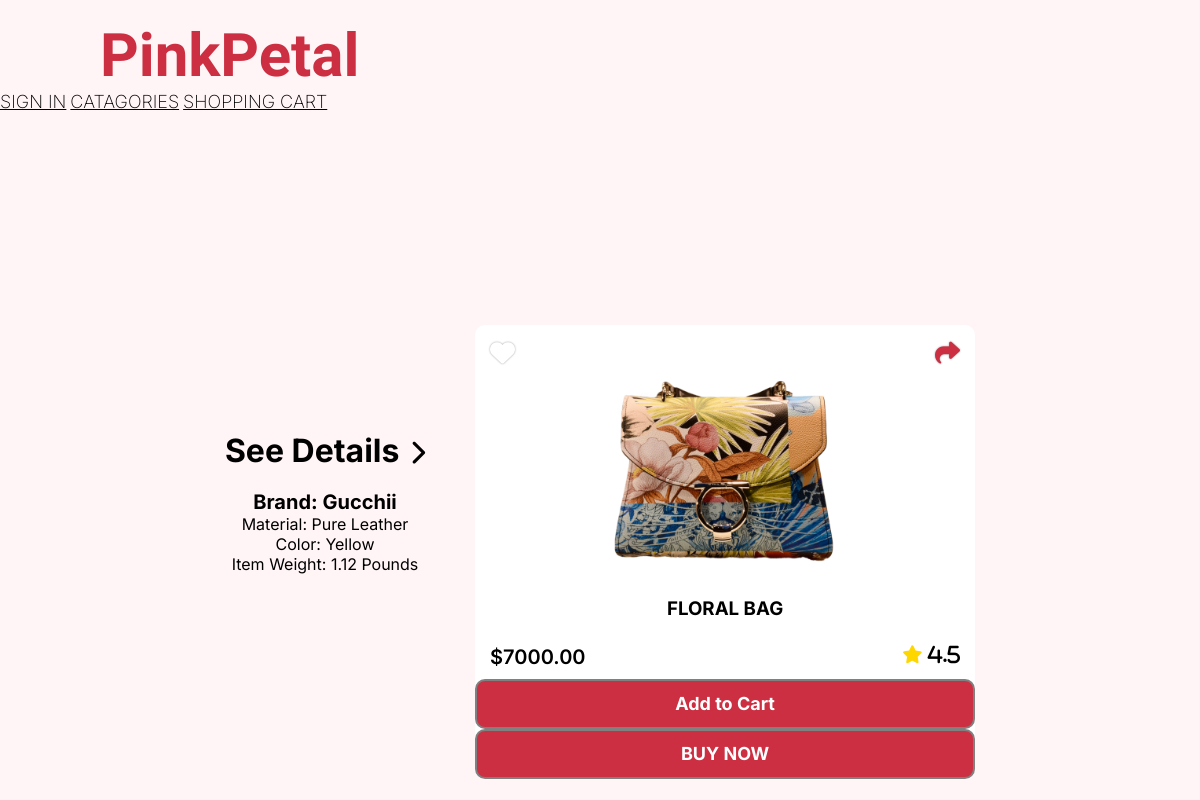
Screenshot of /products/2/ with the database file from the repository.
### petal2/models.py (models this page shows, shortened)
class Product(models.Model):
    productName = models.CharField(max_length=30)
    Brand = models.CharField(max_length=50)
    Material = models.CharField(max_length=150)  # Corrected max_length
    Color = models.CharField(max_length=30)
    Item_Weight = models.DecimalField(
        max_digits=10, decimal_places=2)  # Corrected field type
    price = models.DecimalField(max_digits=10, decimal_places=2)
    description = models.TextField(max_length=50)
    image = models.ImageField(upload_to='catagorybag/', blank=False)
    Category = models.ForeignKey(
        Category, on_delete=models.CASCADE, default=1)

### petal2/views.py (the view)
# urls.py: path('products/<int:product_id>/', views.details, name='product_detail'),
def details(request, product_id):
    product = get_object_or_404(Product, pk=product_id)
    return render(request, 'petal2/details.html', {'product': product})

### petal2/templates/petal2/details.html (shortened to what this page needs)
{% load static %}
<!DOCTYPE html>
<html lang="en">
<head>
    <link rel="stylesheet" href="{% static 'CSS/details.css' %}">
    <link rel="stylesheet" href="https://cdnjs.cloudflare.com/ajax/libs/font-awesome/6.3.0/css/all.min.css">
</head>
<body>
    <section class="header">
        <div class="nav-logo">
            <h1 class="logo">PinkPetal</h1>
        </div>
        <div class="nav-links">
            <a class="signup" href="login.html">SIGN IN</a>
            <a class="catagories" href="catagorybag.html">CATAGORIES</a>
            <a class="cart" href="cart.html">SHOPPING CART</a>
        </div>
    </section>
    <div class="container">
        <div class="details-preview">
            <h1 class="details-heading">See Details<i class="fa-solid fa-chevron-right"></i>
                <h2>Brand: {{ product.Brand }}</h2>
                <p>Material: {{ product.Material }}</p>
                <p>Color: {{ product.Color }}</p>
                <p>Item Weight: {{ product.Item_Weight }} Pounds</p>
        </div>
        <div class="details">
            <div id="card">
                <div id="upper">
                    <img id="product" src="{{ product.image.url }}">
                    <h3>{{ product.productName }}</h3>
                </div>
                <div id="priceBox">
                    <span class="price">${{ product.price }}</span>
                    <span class="rating fas fa-star"> 4.5</span>
                </div>
                <button id="cartBtn"><a href="{% url 'cart' product.id %}">Add to Cart</a></button>
                <button id="cartBtn"><a href="{% url 'cart' product.id %}">BUY NOW</a></button>
                <button id="like" class="fas fa-heart"></button>
                <button id="share" class="fas fa-share"></button>
            </div>
        </div>
    </div>
</body>
</html>

### petal2/static/css/details.css (style rules this page uses)
* { padding: 0; margin: 0; box-sizing: border-box }
body { background-color: #FFF5F7; height: 100vh; display: grid; }
.nav-logo { font-family: 'Kaushan Script'; color: #CD2F42; font-size: 40px; margin-top: 20px; margin-left: 100px; cursor: pointer; }
.nav-links a { font-family: 'Inter'; font-size: 18px; font-weight: 200; gap: 10px; color: black; margin-left: 0; }
.details-preview { display: block; font-family: 'Inter'; text-align: center; }
.details-preview h2 { margin-top: 20px; font-size: 20px; }
.details { display: flex; align-items: center; justify-content: center; }
.details-heading { font-family: 'Inter'; text-align: center; }
.details-heading i { font-size: 25px; margin-left: 10px; }
button { border: none; background: transparent; outline: none; }
#card { width: 500px; min-height: 320px; position: relative; border-radius: 10px; background: white; text-align: center; margin-top: 50px; font-family: 'Inter'; margin-top: 150px; }
#upper { width: 60%; margin: 0 auto; transition: all .5s; }
#product { width: 100%; object-fit: cover; display: block; margin: 15px auto; transition: transform .5s; }
#like, #share { font-size: 25px; position: absolute; top: 15px; text-shadow: 0 0 2px rgba(0, 0, 0, .4); }
#like { left: 15px; color: #fff; }
#share { right: 15px; color: #CD2F42; }
#upper h3 { transition: transform .5s; margin-top: 30px; }
#priceBox { display: flex; justify-content: space-between; padding: 10px 15px; font-size: 20px; font-weight: 600; margin-top: 15px; position: relative; z-index: 5; font-family: 'Inter'; }
#priceBoc>div, #priceBox>span { flex: 1; }
.price { text-align: left; }
.rating { font-weight: 600; text-align: right; }
.rating::before { color: gold; font-size: 18px; position: relative; top: -1px; }
#cartBtn { width: 100%; height: 50px; border: none; background: #CD2F42; border-radius: 10px; border: 2px solid gray; color: #eee; font-weight: 700; font-size: 18px; position: relative; z-index: 5; transition: all .3s; cursor: pointer; }
#cartBtn a { font-family: 'Inter'; color: white; text-decoration: none; }
@media (max-width:1930px) { .container { display: flex; align-items: center; justify-content: center; } }
@media (max-width:1930px) { .details-preview { margin-top: 50px; } }
@media (max-width:1930px) { #card { width: 700px; margin-left: 50px; } }
@media (max-width:1400px) { #card { width: 500px; } }

### rows the page displays
Product: Brand "Gucchii", Material "Pure Leather", Color "Yellow", Item_Weight "1.12", image (picture), productName "FLORAL BAG", price "7000.00"
